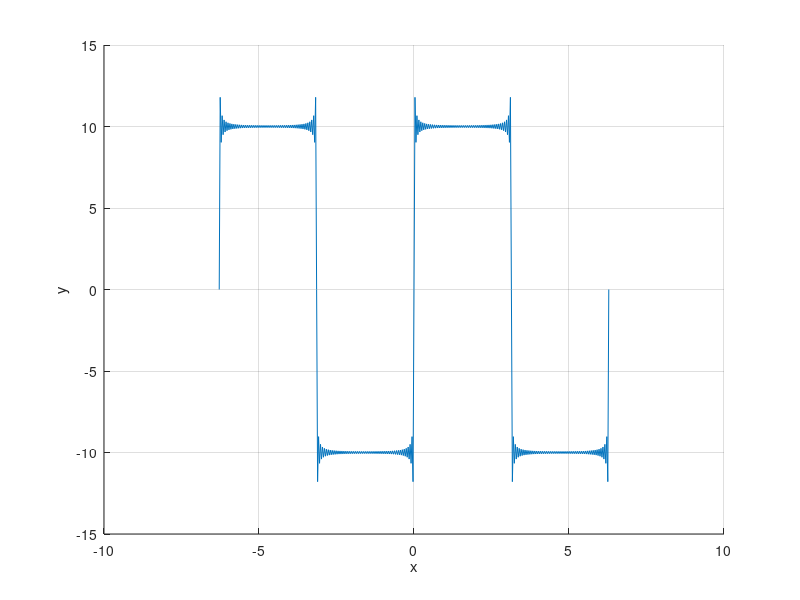

Source code (MATLAB):
%% ME 3001 - Mechanical Engineeing Analysis
%
% Tristan Hill - 7/22/2015 -03/20/2017 -  - modified from Dr. Han
%
% Fourier Series Approximation of Square Wave
%% 

clear all
close all
clc

x=-2*pi:0.01*pi:2*pi;%range for expanded fn.
% x=-1.99*pi
B=10;% 1/2 height of wave

%calculate the Sigma Series part of the function
figure(1);hold on %allows plot overlay(multi curves)
N=100

sum=0; %initialize the sum
for n=1:N %Sigma Sum
    sum=sum+2*B/(n*pi)*(1-cos(n*pi))*sin(n*x);
end
f=sum;
plot(x,f)
grid on
xlabel('x')
ylabel('y')
   
